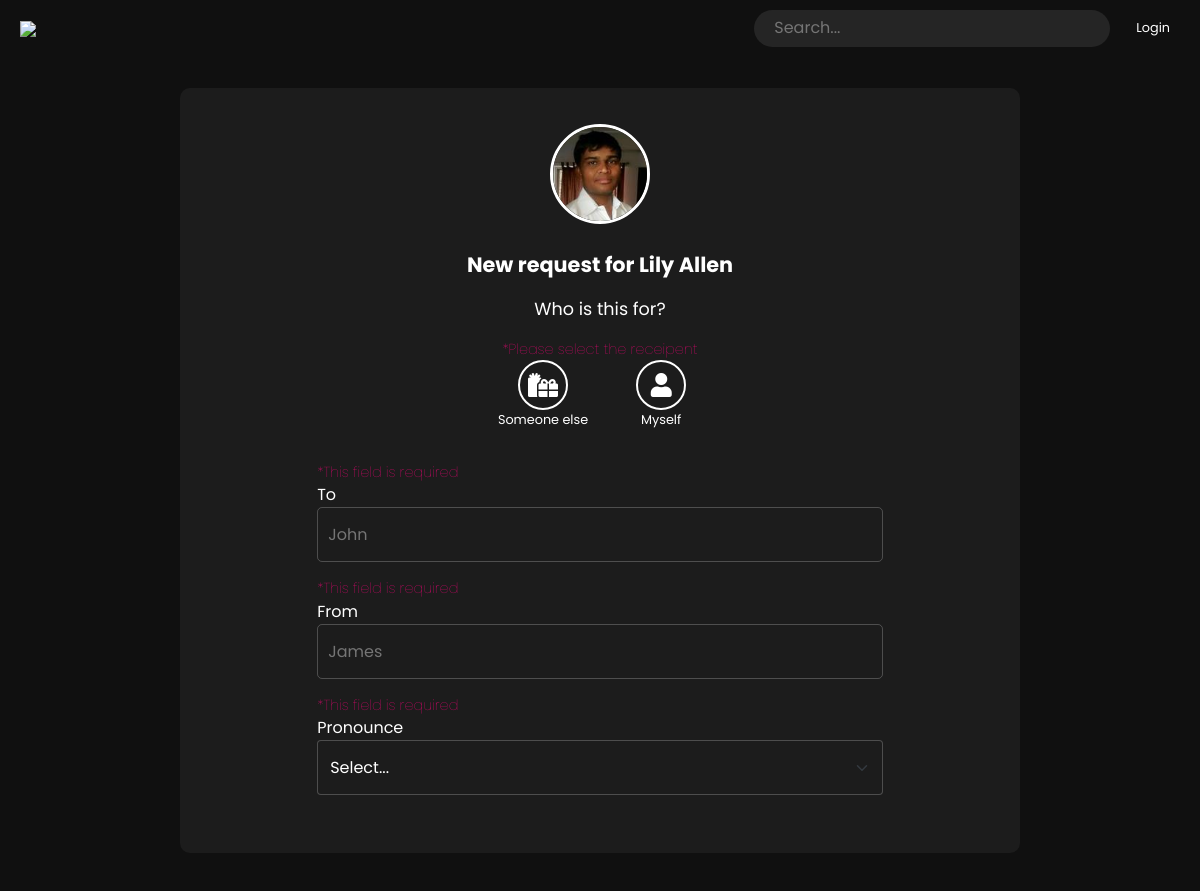
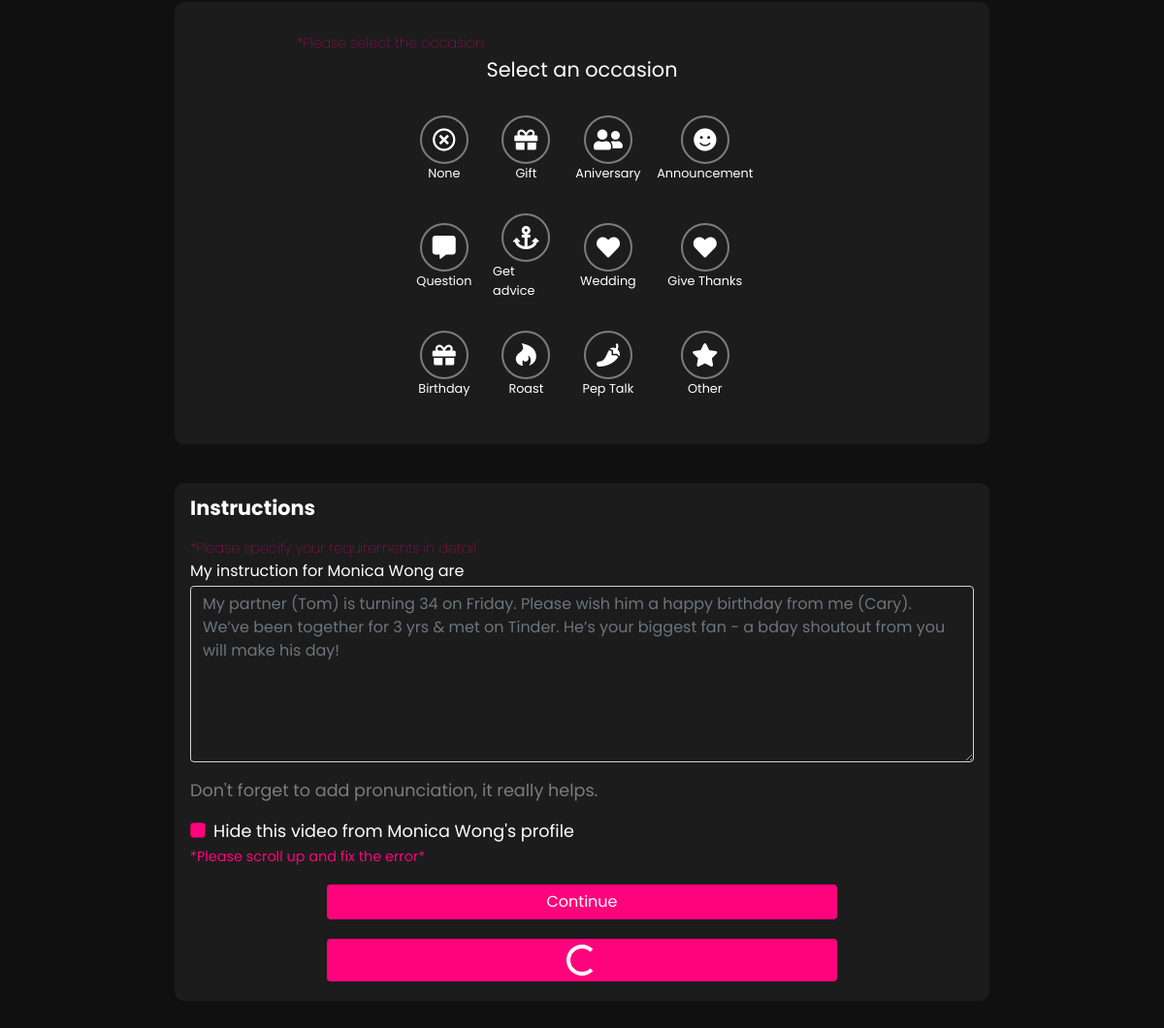
/book/Monica_Wong, run on the app's committed database (2 pictures, top to bottom).
### cameo/models.py (models this page shows)
class Cameo(AbstractUser):
    category_choice = [
        ('Actors', 'actors'),
        ('Activists', 'activist'),
        ("Artists", "artists"),
        ("Astrologers", "astrologers"),
        ("Astronauts", "astronauts"),
        ('Athletes', 'athletes'),
        ("Authors", "authors"),
        ("Cameo Team", "cameo_team"),
        ('Comedian', 'comedians'),
        ("Commentators", "commentators"),
        ('Creator', 'creator'),
        ("Dancers", "dancers"),
        ("En Español", "en_español"),
        ("Food", "food"),
        ("Furry", "furry"),
        ("High Fashion", "high_fashion"),
        ("Home and Design", "home_and_design"),
        ("Impressionists", "impressionists"),
        ("Magicians", "magicians"),
        ('Model', 'model'),
        ("Motivational Speakers", "motivational_speakers"),
        ('Musician', 'musician'),
        ("News", "news"),
        ("Pageants", "pageants"),
        ("Photographers", "photographers"),
        ("Podcast", "podcast"),
        ("Poker", "poker"),
        ("Politics", "politics"),
        ("Radio", "radio"),
        ('Reality TV', 'reality_tv'),
        ("Royals", "Royals"),
        ("Santas", "santas"),
        ('Sports Commentator', 'sports_Commentator'),
        ("Stylists", "stylists"),
        ("TV Hosts", "tv_hosts"),
        ("Tarot Card Reader", "tarot_card_reader"),
        ("Venture Capitalists", "venture_capitalists"),
        ("Viral", "viral"),
        ("Radio", "radio"),
        ("Writers", "writers"),
    ]
    delivery_duration_unit_choice = [
        ("Hr", 'hr'),
        ("Day", 'day'),
        ("Week", 'week'),
    ]
    currency_code_symbols = [('USD', "$"), ('INR', "₹"), ('GBP', "£"),
                             ('EUR', "€")]
    is_celebrity = models.BooleanField(default=False)
    category = models.CharField(choices=category_choice,
                                max_length=100,
                                null=True)
    delivery_duration = models.IntegerField(null=True)
    price = models.FloatField(null=True)
    currency_code = models.CharField(max_length=10,
                                     choices=currency_code_symbols,
                                     null=True)
    delivery_duration_unit = models.CharField(
        max_length=10, null=True, choices=delivery_duration_unit_choice)
    image = models.ImageField(upload_to='cameo')
    intro = models.CharField(max_length=500, null=True)
    bio = models.CharField(max_length=2000, null=True)
    paypal_email = models.EmailField(null=True)
    is_featured = models.BooleanField(null=True, blank=True, default=False)
    reviews = JSONField(default=[])
    fans = JSONField(default=[])

### booking/views.py (the view)
# urls.py: path('<str:username>', views.book, name='book'),
def book(request,username):
    if request.method == 'GET':
        cameo = get_object_or_404(Cameo, username=username)
        context ={
            "cameo": cameo
        }
        return render(request, 'booking/book.html', context=context)

### booking/templates/booking/book.html (shortened to what this page needs)
{% extends 'cameo/base.html' %}
{% block body %}
<form method="POST" id="celeb-container">
    <div class="container">
        <div class="celeb-user">
            <img class="celeb-image" src="{{cameo.image.url}}" alt="">
            <p class="celeb-name">New request for Lily Allen</p>
            <p style="font-size: 1.1rem;">Who is this for?</p>
            <p style="font-size: .9rem;font-weight: lighter;margin: 0px;color: rgb(255, 3, 124);"
                v-if="error.find((element)=>element == 'receipent')">*Please select the receipent
            </p>
            <div class="for-icon">
                <div @click="toggleGift" class="request-type">
                    <div class="request-icon" :class="{ 'request-active': receipent == 'gift' }">
                        <i class="fas fa-gifts"></i>
                    </div>
                    <p style="font-size: .8rem;">Someone else</p>
                </div>
                <div @click="toggleMyself" class="request-type">
                    <div class="request-icon" :class="{ 'request-active': receipent == 'myself' }">
                        <i class="fas fa-user"></i>
                    </div>
                    <p style="font-size: .8rem;">Myself
                </div>
            </div>
            <div class="request-detail">
                <div class="request-input-container ">
                    <p v-if="error.find((element)=>element == 'to')"
                        style="font-size: .9rem;font-weight: lighter;margin: 0px;color: rgb(255, 3, 124);">*This field
                        is
                        required</p>
                    <label for="to">To</label>
                    <input placeholder="John" v-model="to" type="text" name="to" class="request-to text-white">
                </div>
                <div v-if="receipent == 'gift'" class="request-input-container">
                    <p v-if="error.find((element)=>element == 'from')"
                        style="font-size: .9rem;font-weight: lighter;margin: 0px;color: rgb(255, 3, 124);">*This field
                        is required</p>
                    <label for="from">From</label>
                    <input v-model="from" style="color: white;" placeholder="James" type="text" name="from"
                        class="request-to">
                </div>
                <p v-if="error.find((element)=>element == 'pronounce')"
                    style="font-size: .9rem;font-weight: lighter;margin: 0px;color: rgb(255, 3, 124);">*This field
                    is
                    required</p>
                <label for="pronounce">Pronounce</label>
                <select v-model="pronounce" class="request-pron-select text-white mb-5 form-select" name="pronounce"
                    aria-label="Default select example">
                    <option class="request-select-items" selected>Select...</option>
                </select>
            </div>
        </div>
    </div>
    <div class="container" id="celeb-container">
        <p v-if="error.find((element)=>element == 'occasion')"
            style="font-size: .9rem;font-weight: lighter;margin: 0px;color: rgb(255, 3, 124);">*Please select the
            occasion</p>
        <p class="request-occasion-title">Select an occasion</p>
        <div class="occasion-container">
            <div style="display: flex;justify-content: center;align-items: center;flex-direction: column;">
                <div :class="{ 'occasion-active': occasion == 'none' }" @click="()=>selectOccasion('none')"
                    class="occasion-icon">
                    <i class="far fa-times-circle"></i>
                </div>
                <p class="occasion-name">None</p>
            </div>
            <div style="display: flex;justify-content: center;align-items: center;flex-direction: column;">
                <div :class="{ 'occasion-active': occasion == 'gift' }" @click="()=>selectOccasion('gift')"
                    class="occasion-icon">
                    <i class="fas fa-gift"></i>
                </div>
                <p class="occasion-name">Gift</p>
            </div>
            <div style="display: flex;justify-content: center;align-items: center;flex-direction: column;">
                <div :class="{ 'occasion-active': occasion == 'aniversary' }" @click="()=>selectOccasion('aniversary')"
                    class="occasion-icon">
                    <i class="fas fa-user-friends"></i>
                </div>
                <p class="occasion-name">Aniversary</p>
            </div>
            <div style="display: flex;justify-content: center;align-items: center;flex-direction: column;">
                <div :class="{ 'occasion-active': occasion == 'announcement' }"
                    @click="()=>selectOccasion('announcement')" class="occasion-icon">
                    <i class="fas fa-smile"></i>
                </div>
                <p class="occasion-name">Announcement</p>
            </div>
            <div style="display: flex;justify-content: center;align-items: center;flex-direction: column;">
                <div :class="{ 'occasion-active': occasion == 'question' }" @click="()=>selectOccasion('question')"
                    class="occasion-icon">
                    <i class="fas fa-comment-alt"></i>
                </div>
                <p class="occasion-name">Question</p>
            </div>
            <div style="display: flex;justify-content: center;align-items: center;flex-direction: column;">
                <div :class="{ 'occasion-active': occasion == 'advice' }" @click="()=>selectOccasion('advice')"
                    class="occasion-icon">
                    <i class="fas fa-anchor"></i>
                </div>
                <p class="occasion-name">Get advice</p>
            </div>
            <div style="display: flex;justify-content: center;align-items: center;flex-direction: column;">
                <div :class="{ 'occasion-active': occasion == 'wedding' }" @click="()=>selectOccasion('wedding')"
                    class="occasion-icon">
                    <i class="fas fa-heart"></i>
                </div>
                <p class="occasion-name">Wedding</p>
            </div>
            <div style="display: flex;justify-content: center;align-items: center;flex-direction: column;">
                <div :class="{ 'occasion-active': occasion == 'thanksgiving' }"
                    @click="()=>selectOccasion('thanksgiving')" class="occasion-icon">
                    <i class="fas fa-heart"></i>
                </div>
                <p class="occasion-name">Give Thanks</p>
            </div>
            <div style="display: flex;justify-content: center;align-items: center;flex-direction: column;">
                <div :class="{ 'occasion-active': occasion == 'birthday' }" @click="()=>selectOccasion('birthday')"
                    class="occasion-icon">
                    <i class="fas fa-gift"></i>
                </div>
                <p class="occasion-name">Birthday</p>
            </div>
            <div style="display: flex;justify-content: center;align-items: center;flex-direction: column;">
                <div :class="{ 'occasion-active': occasion == 'roast' }" @click="()=>selectOccasion('roast')"
                    class="occasion-icon">
                    <i class="fab fa-hotjar"></i>
                </div>
                <p class="occasion-name">Roast</p>
            </div>
            <div style="display: flex;justify-content: center;align-items: center;flex-direction: column;">
                <div :class="{ 'occasion-active': occasion == 'peptalk' }" @click="()=>selectOccasion('peptalk')"
                    class="occasion-icon">
                    <i class="fas fa-pepper-hot"></i>
                </div>
                <p class="occasion-name">Pep Talk</p>
            </div>
            <div style="display: flex;justify-content: center;align-items: center;flex-direction: column;">
                <div :class="{ 'occasion-active': occasion == 'other' }" @click="()=>selectOccasion('other')"
                    class="occasion-icon">
                    <i class="fas fa-star"></i>
                </div>
                <p class="occasion-name">Other</p>
            </div>
        </div>
    </div>
    <div class="container">
        <div class="user-instruction-container">
            <p style="font-size: 1.3rem;font-weight: bold;">Instructions</p>
            <p v-if="error.find((element)=>element == 'instructions')"
                style="font-size: .9rem;font-weight: lighter;margin: 0px;color: rgb(255, 3, 124);">*Please specify your
                requirements in detail</p>
            <p style="margin-bottom: 3px;">My instruction for {{cameo.first_name|add:" "|add:cameo.last_name}} are</p>
            <textarea v-model="instructions" style="margin-bottom: 1rem;" name="instruction" id="" cols="30" rows="7"
                placeholder="My partner (Tom) is turning 34 on Friday. Please wish him a happy birthday from me (Cary). We’ve been together for 3 yrs & met on Tinder. He’s your biggest fan - a bday shoutout from you will make his day!"
                class="form-control user-instructions"></textarea>
            <p style="font-size: 1.1rem;color: rgba(255, 255, 255, 0.425);">Don't forget to add pronunciation, it really
                helps.</p>
            <div class="form-check">
                <input style="background-color: rgb(255, 3, 124);" v-model="hideCameo" class="form-check-input "
                    type="checkbox" value="" id="flexCheckDefault">
                <label style="font-size: 1.1rem;" class="form-check-label" for="flexCheckDefault">
                    Hide this video from {{cameo.first_name|add:" "|add:cameo.last_name}}'s profile
                </label>
            </div>
            <p v-if="error.length > 0" style="font-size: .9rem;font-weight: bol;margin: 0px;color: rgb(255, 3, 124);">
                *Please
                scroll up and
                fix the error*</p>
            <div style="width: 100%;display: grid;place-items: center;" class="mt-2">
                <button v-if="!loading" @click="submitRequest" class="btn btn-continue-detail">Continue</button>
                <button v-if="loading" class="btn btn-continue-detail">
                    <div class="d-flex justify-content-center">
                        <div class="spinner-border" role="status">
                        </div>
                    </div>
                </button>
            </div>
        </div>
</form>
{% endblock %}

### cameo/templates/cameo/base.html (style rules this page uses)
.btn { outline: none; border: 0px; }
body { font-family: poppins, sans-serif !important; }
body { background-color: rgb(16, 16, 16); color: white; }

### booking/templates/booking/book.html (style rules this page uses)
.container { margin-bottom: 2.5rem; background-color: rgb(28, 28, 28); border-radius: 10px; padding: 10px 1rem; }
.celeb-user { display: flex; justify-content: center !important; align-items: center; flex-direction: column; }
.celeb-image { border-radius: 150px; width: 100px; height: 100px; margin: 1.6rem; border: 3px solid white }
.celeb-name { font-size: 1.3rem; font-weight: bold; }
.for-icon { font-size: 1.5rem; display: flex; align-items: flex-start; justify-content: center; }
.request-icon { border: 2px solid white; height: 50px; width: 50px; display: grid; place-items: center; border-radius: 100px; margin: 0px 1rem; }
.request-type { margin: 0px 1rem; display: grid; place-items: center; }
.request-detail { width: 70%; }
.request-to { background-color: transparent; border: 1px solid rgba(255, 255, 255, 0.219); padding: 7px 10px; border-radius: 5px; height: 55px; }
.request-input-container { display: flex; flex-direction: column; width: 100%; margin-bottom: 1rem; }
.form-select { background-color: transparent; }
.request-pron-select { border: 1px solid rgba(255, 255, 255, 0.219); background-color: transparent; height: 55px; }
.request-select-items { background-color: rgb(28, 28, 28); }
.request-occasion-title { text-align: center; font-size: 1.3rem; margin-bottom: 2rem; }
.occasion-container { gap: 1rem; margin: 0 auto; width: 60%; font-size: 1.5rem; display: grid; grid-template-columns: 1fr 1fr 1fr 1fr; }
.occasion-icon { margin: 0 auto; display: grid; place-items: center; border: 2px solid rgba(255, 255, 255, 0.425); width: 50px; height: 50px; border-radius: 100px; }
.occasion-name { font-size: .8rem; }
#celeb-container { padding: 2rem 15%; }
.user-instructions { background-color: transparent; color: white; }
.btn-continue-detail { background-color: rgb(255, 3, 124); color: white; width: 65%; margin: 10px auto; }

### data on the page
Cameo: image (picture), first_name|add "Monica Wong"
